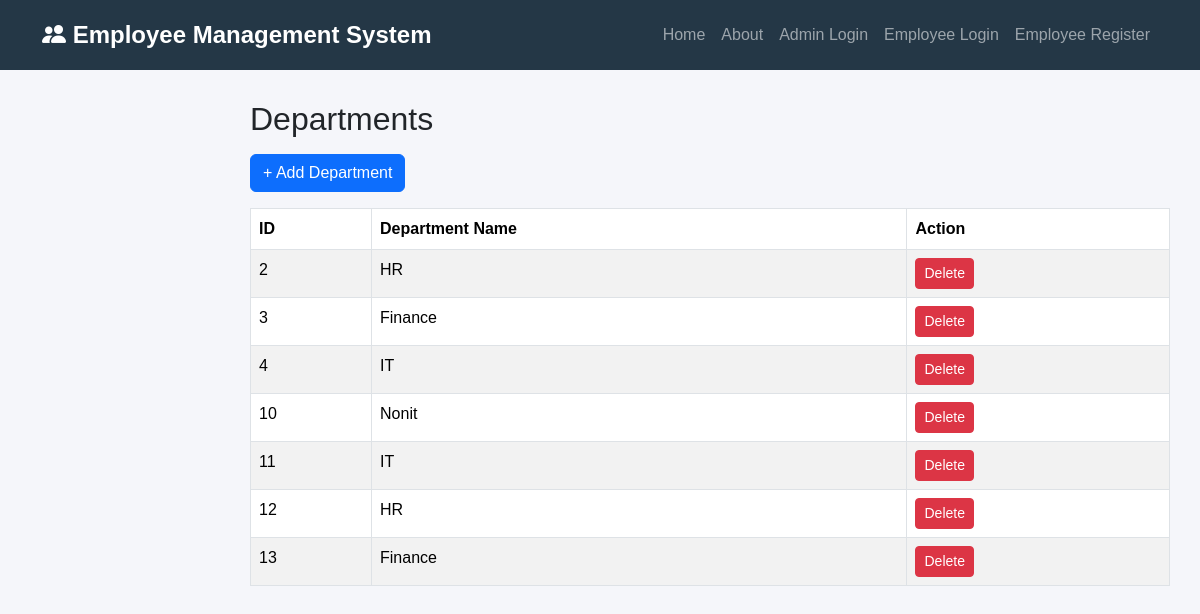
Screenshot of /departments/ with the database file from the repository.
### new_app/models.py (models this page shows, shortened)
class Department(models.Model):
    name = models.CharField(max_length=100)

### new_app/views.py (the view)
# urls.py: path('departments/', views.departments, name="departments"),
def departments(request):
    departments = Department.objects.all()
    return render(
        request,
        "departments.html",
        {
            "departments": departments
        }
    )

### new_app/templates/departments.html (shortened to what this page needs)
{% extends 'base.html' %}
{% block content %}
<h2 class="mb-3">
    Departments
</h2>
<a href="{% url 'add_department' %}"
class="btn btn-primary mb-3">
+ Add Department
</a>
<table class="table table-bordered table-striped">
<thead>
<tr>
<th>ID</th>
<th>Department Name</th>
<th>Action</th>
</tr>
</thead>
<tbody>
{% for d in departments %}
<tr>
<td>
{{ d.id }}
</td>
<td>
{{ d.name }}
</td>
<td>
<a href="{% url 'delete_department' d.id %}"
class="btn btn-danger btn-sm">
Delete
</a>
</td>
</tr>
{% empty %}
<tr>
<td colspan="3" class="text-center">
No Department Found
</td>
</tr>
{% endfor %}
</tbody>
</table>
{% endblock %}

### new_app/templates/base.html (shortened to what this page needs)
{% load static %}
<!DOCTYPE html>
<html lang="en">
<head>
    <link href="https://cdn.jsdelivr.net/npm/bootstrap@5.3.3/dist/css/bootstrap.min.css" rel="stylesheet">
    <link href="https://cdn.jsdelivr.net/npm/bootstrap-icons@1.11.3/font/bootstrap-icons.css" rel="stylesheet">
    <link rel="stylesheet" href="https://cdnjs.cloudflare.com/ajax/libs/font-awesome/6.5.0/css/all.min.css">
    <link rel="stylesheet" href="{% static 'css/style.css' %}">
</head>
<body>
<nav class="navbar navbar-expand-lg navbar-dark bg-dark">
<div class="container">
<a class="navbar-brand fw-bold " href="/">
<i class="bi bi-people-fill"></i>
Employee Management System
</a>
<div class="collapse navbar-collapse" id="navbarNav">
<ul class="navbar-nav ms-auto">
<li class="nav-item">
<a class="nav-link" href="/">
Home
</a>
</li>
<li class="nav-item">
<a class="nav-link" href="{% url 'about' %}">
About
</a>
</li>
<li class="nav-item">
<a class="nav-link" href="{% url 'login' %}">
Admin Login
</a>
</li>
<li class="nav-item">
<a class="nav-link" href="{% url 'employee_login' %}">
Employee Login
</a>
</li>
<li class="nav-item">
<a class="nav-link" href="{% url 'employee_register' %}">
Employee Register
</a>
</li>
</ul>
</div>
</div>
</nav>
<div class="main-content">
    {% block content %}
    {% endblock %}
</div>
</body>
</html>

### new_app/static/css/style.css (style rules this page uses)
* { margin:0; padding:0; box-sizing:border-box; }
body { background:#f5f6fa; font-family:Arial, sans-serif; color:#212529; overflow-x:hidden; }
.navbar, .topbar { height:70px; background:#243746; display:flex; align-items:center; justify-content:space-between; padding:0 25px; position:fixed; top:0; left:0; width:100%; z-index:1000; }
.logo, .navbar-brand { color:white !important; font-size:24px; font-weight:600; text-decoration:none; }
.main-content { margin-left:220px; margin-top:70px; padding:30px; width:calc(100% - 220px); }
table { width:100%; background:white; }
th { color:#243746; }
.navbar, .topbar { background:#243746 !important; }

### rows the page displays
Department: id "2", name "HR"
Department: id "3", name "Finance"
Department: id "4", name "IT"
Department: id "10", name "Nonit"
Department: id "11", name "IT"
Department: id "12", name "HR"
Department: id "13", name "Finance"
